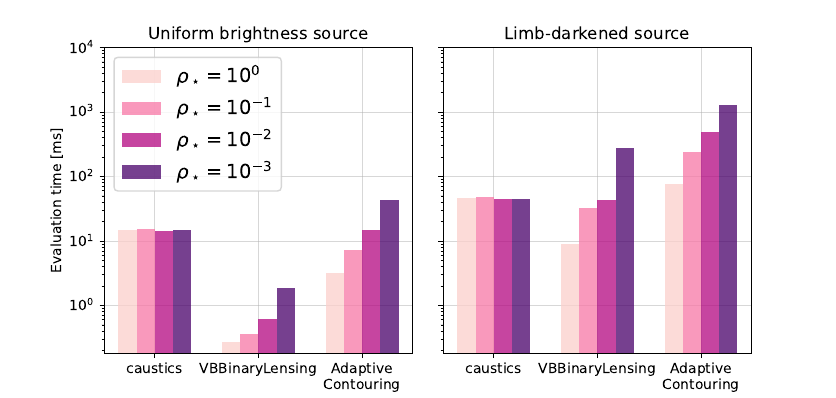

The Python source for this figure:
import numpy as np
import jax.config as config
config.update("jax_enable_x64", True)
config.update('jax_platform_name', 'cpu')
from jax import random

import matplotlib.pyplot as plt
from microjax.caustics.extended_source import mag_extended_source
from microjax.point_source import critical_and_caustic_curves
from microjax.utils import *
from microjax.caustics.integrate import *

import MulensModel as mm
import timeit

def mag_vbb_binary(w0, rho, a, e1, u1=0., accuracy=1e-05):
    e2 = 1 - e1
    bl = mm.BinaryLens(e2, e1, 2*a)
    return bl.vbbl_magnification(w0.real, w0.imag, rho, accuracy=accuracy, u_limb_darkening=u1)

def mag_ac_binary(w0, rho, a, e1, u1=0., accuracy=0.05, ld_accuracy=1e-03):
    e2 = 1 - e1
    bl = mm.BinaryLens(e2, e1, 2*a)
    if u1==0.:
        return bl.adaptive_contouring_magnification(w0.real, w0.imag, rho, accuracy=accuracy)
    else:
        return bl.adaptive_contouring_magnification(w0.real, w0.imag, rho, accuracy=accuracy, 
                                                    u_limb_darkening=u1, ld_accuracy=ld_accuracy)

def time(func, number=5, repeats=2):
    times = 1000*np.array((timeit.Timer(func).repeat(repeat=repeats, number=number)))/number
    return np.mean(times)

# Parameters
a, e1 = 0.45, 0.8
u1 = 0.7
s = 2 * a
q = e1 / (1 - e1)

npts = 3 # dozen points
critical_curves, caustic_curves = critical_and_caustic_curves(
    npts=npts, nlenses=2, q=q, s=s
)
caustic_curves = caustic_curves.reshape(-1)

if(0):
    key = random.PRNGKey(42)
    key, subkey1, subkey2 = random.split(key, num=3)
    phi = random.uniform(subkey1, caustic_curves.shape, minval=-np.pi, maxval=np.pi)
    r = random.uniform(subkey2, caustic_curves.shape, minval=0., maxval=2*0.01)
    w_test = caustic_curves.reshape(-1) + r*np.exp(1j*phi)
    _, c = critical_and_caustic_curves(
        npts=2000, nlenses=2, q=q, s=s
    )
    for cc in c:
        plt.plot(cc.real, cc.imag, color="black", lw=0.7)
    plt.plot(w_test.real, w_test.imag, ".", alpha=0.5)
    plt.show()
    plt.close()

# Adjusted such that all codes are roughly equivalent in terms of accuracy
acc_vbb = 6e-03
acc_ac = 1e-02
acc_ac_ld = 1e-03

npts_limb = 500
npts_ld = 100

rho_list = [1., 1e-01, 1e-02, 1e-03]

t_list = []
t_vbb_list = []
t_ac_list = []

t_list_ld = []
t_vbb_list_ld = []
t_ac_list_ld = []

for rho in rho_list:
    print("rho = ", rho)

    # Compile
    mag_binary = lambda w: mag_extended_source(
        w,
        rho,
        nlenses=2,
        npts_limb=npts_limb,
        s=s,
        q=q,
    )
    mag_binary_ld = lambda w: mag_extended_source(
        w,
        rho,
        nlenses=2,
        npts_limb=npts_limb,
        limb_darkening=True,
        u1=u1,
        npts_ld=npts_ld,
        s=s,
        q=q,
    )

    # Generate random test points near the caustics
    key = random.PRNGKey(42)
    key, subkey1, subkey2 = random.split(key, num=3)
    phi = random.uniform(subkey1, caustic_curves.shape, minval=-np.pi, maxval=np.pi)
    r = random.uniform(subkey2, caustic_curves.shape, minval=0., maxval=2*rho)
    w_test = caustic_curves.reshape(-1) + r*np.exp(1j*phi)

    # Caustics
    print(mag_binary(w_test[0]).block_until_ready())
    print(mag_binary_ld(w_test[0]).block_until_ready())

    t_caustics = np.sum([
        time(lambda: mag_binary(w).block_until_ready()) for w in w_test
    ])
    t_caustics_ld = np.sum([
        time(lambda: mag_binary_ld(w).block_until_ready()) for w in w_test
    ])

    # VBB
    t_vbb = np.sum([time(lambda: mag_vbb_binary(w, rho, a, e1, u1=0.0, accuracy=1e-04)) for w in w_test])
    t_vbb_ld = np.sum([time(lambda: mag_vbb_binary(w, rho, a, e1, u1=u1, accuracy=1e-04)) for w in w_test])

    # AC
    t_ac = np.sum([time(lambda: mag_ac_binary(w, rho, a, e1, u1=0.0, accuracy=acc_ac)) for w in w_test])
    t_ac_ld = np.sum([time(lambda: mag_ac_binary(w, rho, a, e1, u1=u1, accuracy=acc_ac, ld_accuracy=acc_ac_ld)) for w in w_test])

    t_list.append(t_caustics)
    t_vbb_list.append(t_vbb)
    t_ac_list.append(t_ac)

    t_list_ld.append(t_caustics_ld)
    t_ac_list_ld.append(t_ac_ld)
    t_vbb_list_ld.append(t_vbb_ld)

# https://stackoverflow.com/questions/48157735/plot-multiple-bars-for-categorical-data
def subcategorybar(ax, X, vals,  labels, colors, width=0.7):
    n = len(vals)
    _X = np.arange(len(X))
    for i in range(len(vals)):
        ax.bar(
            _X - width/2. + i/float(n)*width, 
            vals[i], 
            width=width/float(n), 
            align="edge",
            alpha=0.75,
            label=labels[i],
            color=colors[i]
        )   
    ax.set_xticks(_X, X)

labels = [
    r"$\rho_\star=10^{0}$", r"$\rho_\star=10^{-1}$", r"$\rho_\star=10^{-2}$", r"$\rho_\star=10^{-3}$", 
]
X = ['caustics', 'VBBinaryLensing', 'Adaptive\nContouring']

vals1 = [
    [t_list[0], t_vbb_list[0], t_ac_list[0]],
    [t_list[1], t_vbb_list[1], t_ac_list[1]],
    [t_list[2], t_vbb_list[2], t_ac_list[2]],
    [t_list[3], t_vbb_list[3], t_ac_list[3]],
]
vals2 = [
    [t_list_ld[0], t_vbb_list_ld[0], t_ac_list_ld[0]],
    [t_list_ld[1], t_vbb_list_ld[1], t_ac_list_ld[1]],
    [t_list_ld[2], t_vbb_list_ld[2], t_ac_list_ld[2]],
    [t_list_ld[3], t_vbb_list_ld[3], t_ac_list_ld[3]],
]

import matplotlib
cmap = matplotlib.cm.get_cmap('RdPu')
colors = cmap(np.linspace(0.2, 1, 4))

fig, ax = plt.subplots(1, 2, figsize=(14,6), sharey=True,gridspec_kw={'wspace':0.1})
subcategorybar(ax[0], X, np.array(vals1)/12, labels, colors)
subcategorybar(ax[1], X, np.array(vals2)/12, labels, colors)

for _a in ax:
    _a.set_yscale('log')
    _a.grid(alpha=0.5, zorder=-1)
    _a.set_axisbelow(True)

ax[0].legend(fontsize=14, loc="upper left")
ax[0].set_ylabel('Evaluation time [ms]')
ax[0].set_title("Uniform brightness source")
ax[1].set_title("Limb-darkened source")
ax[1].set_yticks([1e0, 1e1, 1e2, 1e3, 1e4])
fig.savefig("tests/caustics/performance.pdf",bbox_incehs="tight")
plt.show()